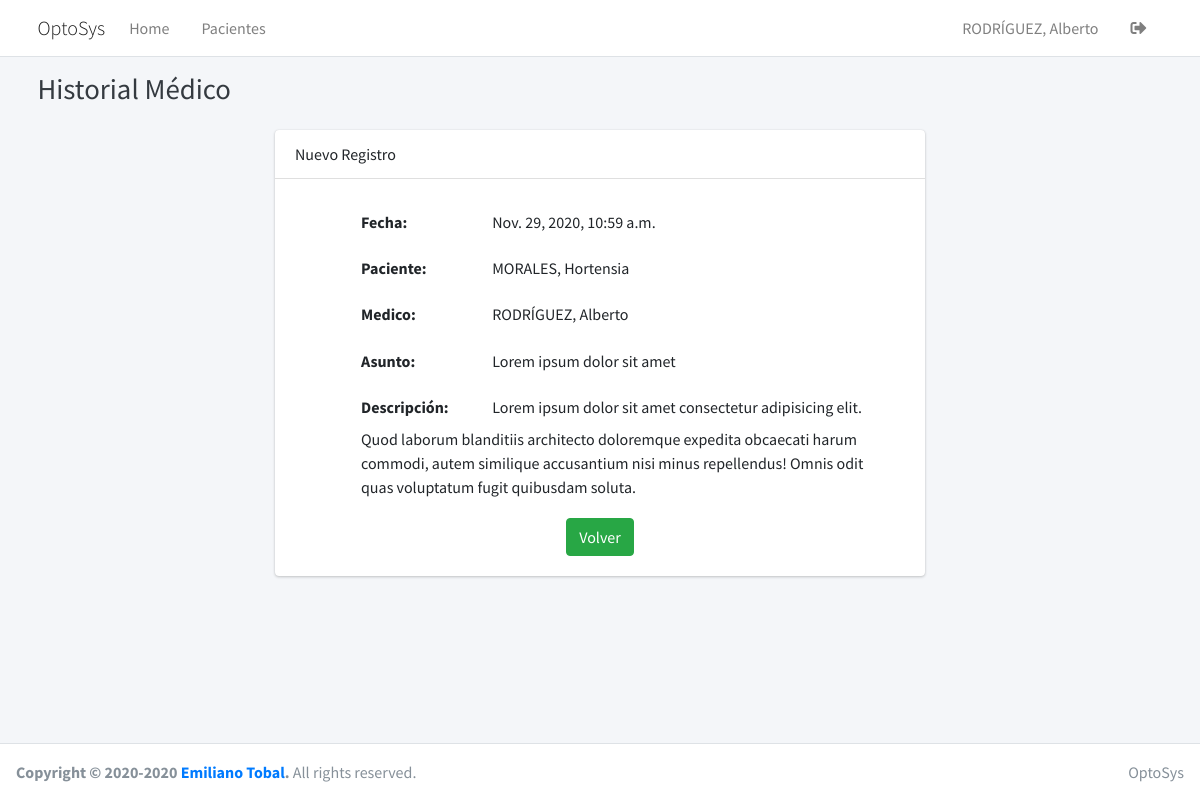
Screenshot of /clinica/pacientes/2/historial_medico/5/ (signed in) with the database file from the repository.
### clinica/models.py (models this page shows, shortened)
class HistorialMedico(models.Model):
    asunto = models.CharField(max_length=100)
    descripcion = models.TextField(verbose_name='Descripción')
    creation = models.DateTimeField(verbose_name='Fecha de Creación', auto_now=False, auto_now_add=True)
    paciente = models.ForeignKey("clinica.Paciente", verbose_name="Paciente", on_delete=models.CASCADE)
    medico = models.ForeignKey("auth.User", verbose_name="Medico", on_delete=models.PROTECT)

class Paciente (models.Model):
    nombre = models.CharField(max_length=30)
    apellido = models.CharField(max_length=30)
    dni = models.IntegerField(verbose_name='DNI')
    telefono = models.BigIntegerField(verbose_name='Teléfono')
    medico = models.ForeignKey("auth.User", verbose_name="Medico Asignado", on_delete=models.PROTECT)
    class Meta:
        verbose_name = ("Paciente")
        verbose_name_plural = ("pacientes")

### clinica/views.py (the view)
# urls.py: path('pacientes/<int:id_p>/historial_medico/<int:id_hm>/', views.historial_medico_detail, name='historial_medico_detail'),
@login_required
def historial_medico_detail (request, id_p, id_hm):
    if request.user.rol.rol == 'profecional_medico':
        title = "Historial Médico"
        historial_medico = HistorialMedico.objects.get(id=id_hm)
        return render (request, 'clinica/historial_medico.html',{'title':title, 'historial_medico': historial_medico, 'ver':1})
    else:
        return redirect ('/')

### clinica/templates/clinica/historial_medico.html (shortened to what this page needs)
{% extends 'base.html' %}
{% load static %}
{% block title %}{{ title }}{% endblock title %}
{% block navlink %}{% include 'navlink.html' %}{% endblock navlink %}
{% block navbar %}{% include 'navbar.html' %}
    <li class="nav-item">
    <a href="{% url 'pacientes' %}" class="nav-link">Pacientes</a>
    </li>
{% endblock navbar %}
{% block content %}
    <div class="row justify-content-center">
        <div class="col-lg-7 align-self-center">
            <div class='card'>
                {% if edit != 1 %}<div class='card-header'>Nuevo Registro</div>{% endif %}
                <div class='card-body'>
                    <form method="POST">
                        <ul class='form'>
                        {% if ver == 1 %}
                        <li>
                            <label>Fecha:</label>
                            <div style="display: inline">{{historial_medico.creation}}</div>
                        </li>
                        {% endif %}
                        <li>
                            <label>Paciente:</label>
                            <div style="display: inline">{{historial_medico.paciente.apellido.upper}}, {{historial_medico.paciente.nombre}}</div>
                        </li>
                        <li>
                            <label>Medico:</label>
                            <div style="display: inline">{{historial_medico.medico.last_name.upper}}, {{historial_medico.medico.first_name}}</div>
                        </li>
                        {% if ver == 1 %}
                        <li>
                            <label>Asunto:</label>
                            <div style="display: inline">{{historial_medico.asunto}}</div>
                        </li>
                        <li>
                            <label>Descripción:</label>
                            <div style="display: inline">{{historial_medico.descripcion}}</div>
                        </li>
                        {% endif %}
                        </ul>
                        <div style='text-align: center;'>
                            {% if ver == 1 %}
                            <div  style="display: inline-block;"><a class="btn btn-success" href="{% url 'paciente_detail' historial_medico.paciente.id %}">Volver</a></div>
                            {% endif %}
                        </div>
                    </form>
                </div>
            </div>
        </div>
    </div>
{% endblock content %}

### usuarios/templates/navlink.html
    <li class="nav-item">
        <div class="nav-link">{{user.last_name.upper}}, {{user.first_name}}</div>
    </li>
    <li class="nav-item">
        <a class="nav-link" href="{% url 'logout' %}" role="button"><i class="fas fa-sign-out-alt"></i></a>
    </li>

### clinica/templates/clinica/historial_medico.html (style rules this page uses)
ul.form li { margin: 0.5em; margin-left: 4%; padding: 0.2em; list-style: none; }
ul.form li label { width: 8em; }

### rows the page displays
HistorialMedico: creation "Nov. 29, 2020, 10:59 a.m.", paciente.apellido "MORALES", paciente.nombre "Hortensia", medico.last_name "RODRÍGUEZ", medico.first_name "Alberto", asunto "Lorem ipsum dolor sit amet", descripcion "Lorem ipsum dolor sit amet consectetur adipisicing elit. Quod laborum blanditiis architecto doloremque expedita obcaecati harum commodi, autem similique accusantium nisi minus repellendus! Omnis odit quas voluptatum fugit quibusdam soluta."

### other values shown
{{ user.last_name.upper }} "RODRÍGUEZ"
{{ user.first_name }} "Alberto"
{{ title }} "Historial Médico"
